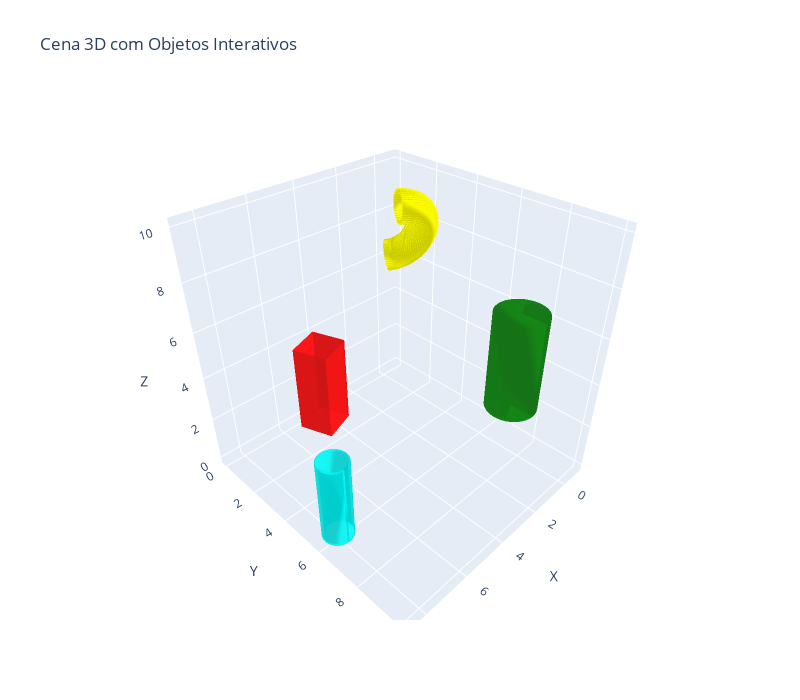

Notebook code cell kept with this figure:
### Markdown cell above
---

## 2) Componha uma cena com todos os sólidos no sistema de coordenadas do mundo:

  a. Use **transformações de escala, rotação e translação** para evitar interseções entre os objetos.

  b. O **maior valor permitido** em qualquer componente de vértice é `10`.  
     Aplique escalas para respeitar esse limite.

  c. Mostre todos os sólidos em uma **visualização 3D**.

---

### Code cell
# 1. Modele e transforme individualmente
from utils import normalizar_cena, plotar_malhas_3d_multiplos, plotar_malhas_interativas

cano_reto.aplicar_translacao([0, 0, 0])
cano_reto.aplicar_rotacao('z', 90)
cano_reto.aplicar_translacao([8, 6, 0])

cano_curvado.aplicar_translacao([1, 0, 7])
cano_curvado.aplicar_escala(sx=1.5,sy=1.5, sz=1.5)
cano_curvado.aplicar_rotacao('z', 60)

cilindro.aplicar_escala(sx=0.5,sy=0.5, sz=0.5)
cilindro.aplicar_rotacao('z', 90)
cilindro.aplicar_translacao([1, 8, 3])

paralelepipedo.aplicar_escala(sx=1, sy=1, sz=0.5)
paralelepipedo.aplicar_rotacao('z', 20)
paralelepipedo.aplicar_translacao([4, 0, 0])


reta.aplicar_escala(sx=1.5,sy=1.5, sz=1.5)
reta.aplicar_translacao([7, 6, 9 ])

cano_reto.vertices = normalizar_cena(cano_reto.vertices)
cano_curvado.vertices = normalizar_cena(cano_curvado.vertices)
cilindro.vertices = normalizar_cena(cilindro.vertices)
paralelepipedo.vertices = normalizar_cena(paralelepipedo.vertices)
reta.vertices = normalizar_cena(reta.vertices)


# 2. Atribuir faces
cano_reto.atribuir_faces()
cano_curvado.atribuir_faces()
cilindro.atribuir_faces()
paralelepipedo.atribuir_faces()
reta.atribuir_faces()

# 3. Unir todos os vértices e faces
vertices_total = (
    cano_reto.vertices +
    cano_curvado.vertices +
    cilindro.vertices +
    paralelepipedo.vertices +
    reta.vertices
)

faces_total = (
    cano_reto.faces +
    cano_curvado.faces +
    cilindro.faces +
    paralelepipedo.faces +
    reta.faces
)

objetos = [
    (cano_reto.vertices, cano_reto.faces, "cyan", "Cano Reto"),
    (cano_curvado.vertices, cano_curvado.faces, "yellow", "Cano Curvado"),
    (cilindro.vertices, cilindro.faces, "green", "Cilindro"),
    (paralelepipedo.vertices, paralelepipedo.faces, "red", "Paralelepípedo"),
    (reta.vertices, reta.faces, "brown", "Reta")
]

plotar_malhas_interativas(objetos, titulo="Cena 3D com Objetos Interativos")

plotar_malhas_3d_multiplos(objetos, titulo="Cena 3D com Objetos Coloridos")

### Figure 1 — Plotly figure (JSON) as saved in the notebook; plotly's stock layout.template omitted (floating-point values rounded to 4 significant figures; data arrays with more than 128 entries replaced by an {"elided": "..."} marker saying what was removed)
{"data": [{"color": "cyan", "hoverinfo": "skip", "i": {"elided": "480 int values"}, "j": {"elided": "480 int values"}, "k": {"elided": "480 int values"}, "name": "Cano Reto", "opacity": 0.7, "type": "mesh3d", "x": {"elided": "240 float values"}, "y": {"elided": "240 float values"}, "z": {"elided": "240 float values"}}, {"color": "yellow", "hoverinfo": "skip", "i": {"elided": "18880 int values"}, "j": {"elided": "18880 int values"}, "k": {"elided": "18880 int values"}, "name": "Cano Curvado", "opacity": 0.7, "type": "mesh3d", "x": {"elided": "4800 float values"}, "y": {"elided": "4800 float values"}, "z": {"elided": "4800 float values"}}, {"color": "green", "hoverinfo": "skip", "i": {"elided": "256 int values"}, "j": {"elided": "256 int values"}, "k": {"elided": "256 int values"}, "name": "Cilindro", "opacity": 0.7, "type": "mesh3d", "x": {"elided": "130 float values"}, "y": {"elided": "130 float values"}, "z": {"elided": "130 float values"}}, {"color": "red", "hoverinfo": "skip", "i": {"elided": "7500 int values"}, "j": {"elided": "7500 int values"}, "k": {"elided": "7500 int values"}, "name": "Paralelepípedo", "opacity": 0.7, "type": "mesh3d", "x": {"elided": "17576 float values"}, "y": {"elided": "17576 float values"}, "z": {"elided": "17576 float values"}}, {"color": "brown", "hoverinfo": "skip", "i": [0], "j": [1], "k": [1], "name": "Reta", "opacity": 0.7, "type": "mesh3d", "x": [5.833, 5.833], "y": [5.0, 10.0], "z": [7.5, 7.5]}], "layout": {"height": 700, "scene": {"aspectmode": "data", "xaxis": {"title": {"text": "X"}}, "yaxis": {"title": {"text": "Y"}}, "zaxis": {"title": {"text": "Z"}}}, "showlegend": true, "title": {"text": "Cena 3D com Objetos Interativos"}, "width": 800}}
